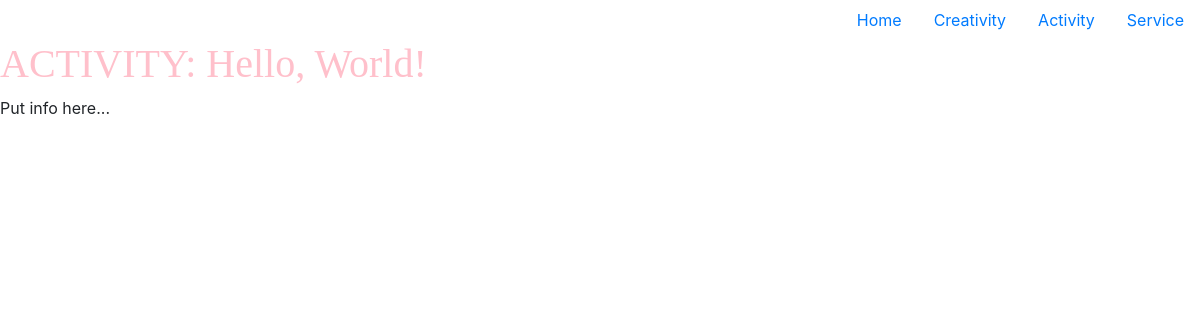
Before: /activity with the older database file.
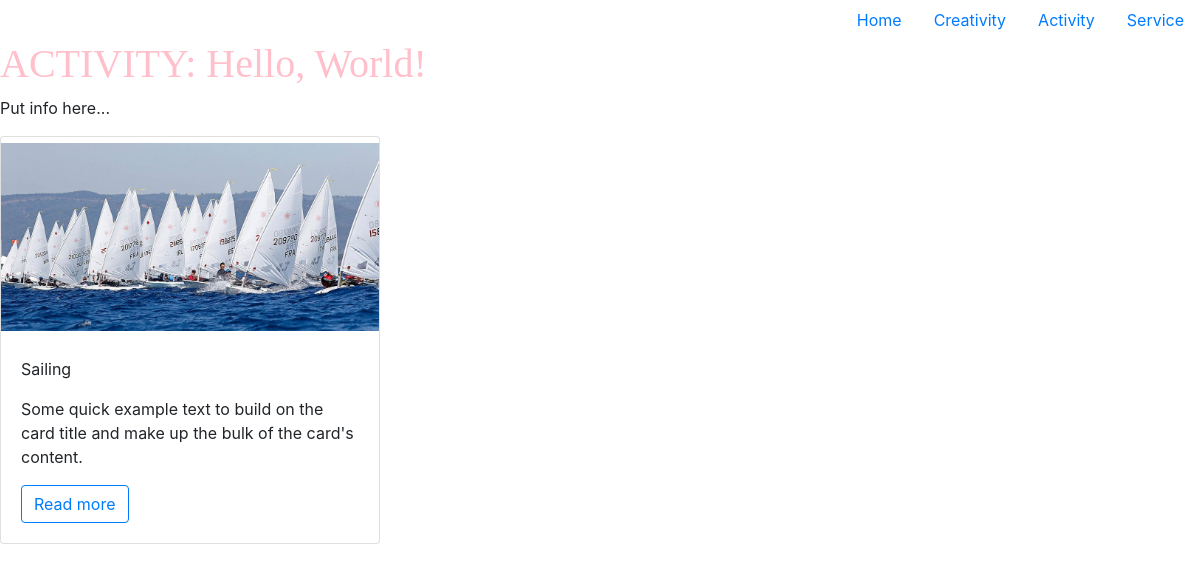
After: the same page with the newer database file.
### tables this page shows
CREATE TABLE "post_categories"(
	"post_id"  Integer NOT NULL,
	"category" Text NOT NULL,
	CONSTRAINT "lnk_posts_post_categories" FOREIGN KEY ( "post_id" ) REFERENCES "posts"( "post_id" )
		ON DELETE Cascade
		ON UPDATE Cascade
 );

CREATE TABLE "posts"(
	"post_id"       Integer NOT NULL PRIMARY KEY AUTOINCREMENT,
	"post_text"     Text NOT NULL,
	"post_img_name" Text NOT NULL,
	"post_title"    Text NOT NULL,
	"post_date"     Date );

### application.py (the view)
@app.route('/activity')
def action():
    for_template = lookup_posts_for_template('activity')
    return render_template('activity.html', posts_info=for_template['posts_info']
                                          , num_of_posts=for_template['num_of_posts']
                                          , num_of_columns=for_template['num_of_columns']
                                          , num_of_placeholders=for_template['num_of_placeholders'])

### application.py (called while the page is built)
def get_db_connection():
    import sqlite3
    conn = sqlite3.connect('database.db')
    conn.row_factory = sqlite3.Row
    conn_c = conn.cursor()
    return conn_c

### templates/activity.html
{% extends "layout.html" %}
{% block content %}
  <h1>ACTIVITY: Hello, World!</h1>
  <div><p>Put info here...</p></div>
{% endblock %}

### templates/layout.html (shortened to what this page needs)
<!doctype html>
<head>
  <link rel="stylesheet" href="https://maxcdn.bootstrapcdn.com/bootstrap/4.0.0-beta.2/css/bootstrap.min.css">
  <link rel="stylesheet" href="{{ url_for('static', filename='css/main.css') }}">
</head>
  <body>
    <ul class="nav justify-content-end">
      <li class="nav-item">
        <a class="nav-link active" href="/">Home</a>
      </li>
      <li class="nav-item">
        <a class="nav-link" href="/creativity">Creativity</a>
      </li>
      <li class="nav-item">
        <a class="nav-link" href="/activity">Activity</a>
      </li>
      <li class="nav-item">
        <a class="nav-link" href="/service">Service</a>
      </li>
    </ul>
    {% block content %}
    {% endblock %}
    {% block grid %}
      {% for post in posts_info %}
        {% set post_num = loop.index - 1 %}
        {% if post_num%num_of_columns == 0 %}
          <div class="row {% if post_num != 0 %}not_first_row{% endif %}">
        {% endif %}
        <div class="col-sm">
          <div class="card">
            <a href="/post/{{post['post_id']}}"><img class="card-img-top" src="static/img/{{post['post_img_name']}}" /></a>
            <div class="card-body">
              <p class="card-text">{{post['post_title']}}</p>
              <p class="card-text">Some quick example text to build on the card title and make up the bulk of the card's content.</p>
              <a href="/post/{{post['post_id']}}" class="btn btn-outline-primary">Read more {{col_num}} {{num_of_columns_this_row}}</a>
            </div>
          </div>
        </div>
      {% endfor %}
      {% if num_of_placeholders > 0 %}
        {% for col_num in range(num_of_placeholders) %}
          <div class="col-sm">
          </div>
        {% endfor %}
      {% endif %}
      </div>
    {% endblock %}
  </body>
</html>

Changed rows visible on the page:
added post_categories: post_img_name (picture), post_title "Sailing"
